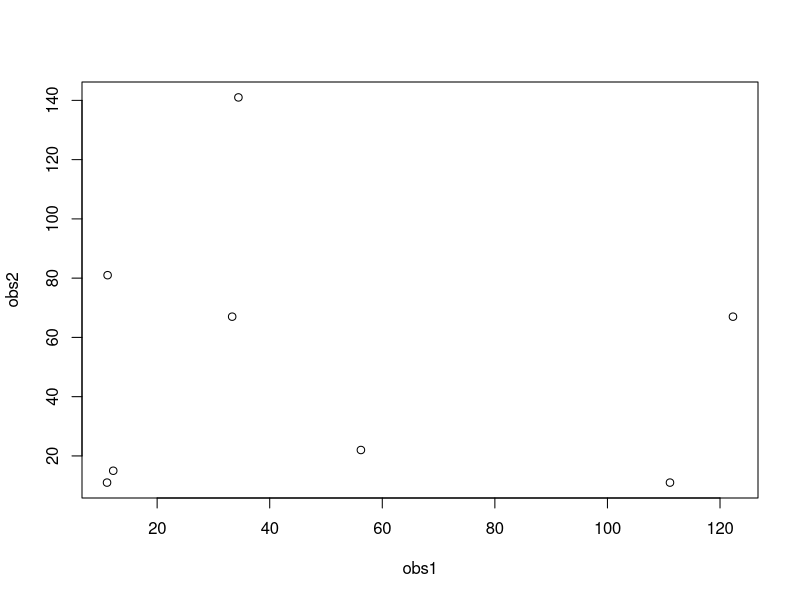

Recreate this plot in R.

# observations
obs1 = c(12.2,33.33, 111.11, 34.44, 122.3, 11.2,11.1, 56.2)
obs2= c(15, 67, 11, 141, 67, 81, 11, 22)

# scatterplot of the observations
plot(obs1, obs2)

# correlation between obs1 and obs2
cor(obs1, obs2)

# test for correlation between variables
# h0: correlation is equal to 0.
# reject h0 if pvalue< 0.05
#else h1: correlation is not equal to zero
cor.test(obs1, obs2) 

# test for diffrences in means
#null hypothesis: there is no diffrences in mean
#alpha= 0.05
# if pvalue < alpha, reject null hypothesis.
t.test(obs1, obs2)


# test for diffrences in means
#null hypothesis: there is no diffrences in mean
#alpha= 0.05
# if pvalue < alpha, reject null hypothesis.
var.test(obs1, obs2)
cat('vaiance of obs1: ',var(obs1))
cat('vaiance of obs2: ',var(obs2))

